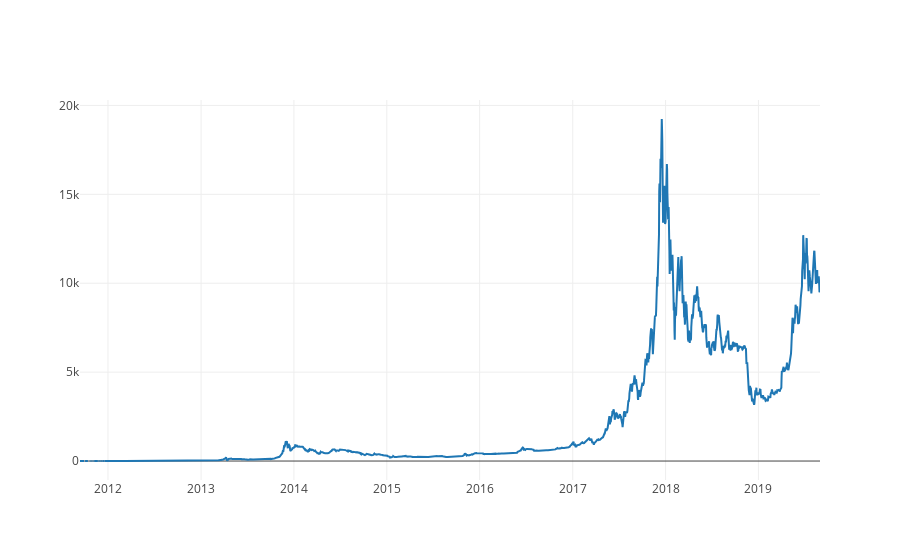

The notebook cell this image was saved under:
### Code cell
# Calculate the average BTC price as a new column
btc_usd_datasets['avg_btc_price_usd'] = btc_usd_datasets.mean(axis=1)

# Plot the average BTC price
btc_trace = go.Scatter(x=btc_usd_datasets.index, y=btc_usd_datasets['avg_btc_price_usd'])
py.iplot([btc_trace])

### Figure 1 — Plotly figure (JSON) as saved in the notebook; plotly's stock layout.template omitted (floating-point values rounded to 4 significant figures; data arrays with more than 128 entries replaced by an {"elided": "..."} marker saying what was removed)
{"data": [{"type": "scatter", "uid": "65dec398-bdec-49b1-8950-2fe30b1e1869", "x": {"elided": "2910 str values"}, "y": {"elided": "2910 float values"}}], "layout": {}}
